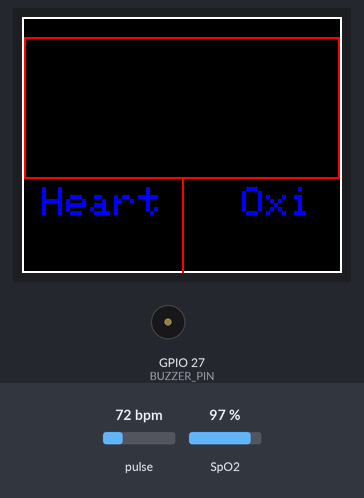
The program below on a simulated ESP32. Shown: 160×128 colour display, buzzer (waves = sounding). The test bench sets the inputs (shaded band); at power-on: pulse 72 bpm, SpO2 97 %. What the program prints to the serial monitor is not drawn.

Above: at 1.3 s.
1.4 s: pulse set to 130 bpm
At 2.09 s:
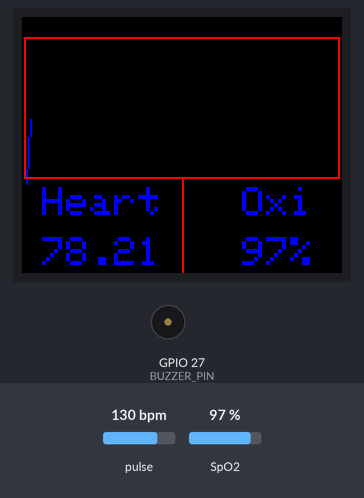
3.3 s: pulse set to 100 bpm
At 5.4 s:
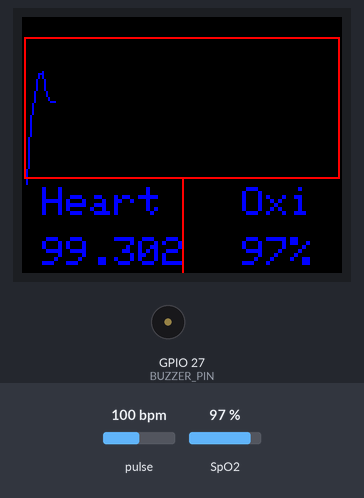
6.3 s: pulse set to 53 bpm
At 9.1 s:
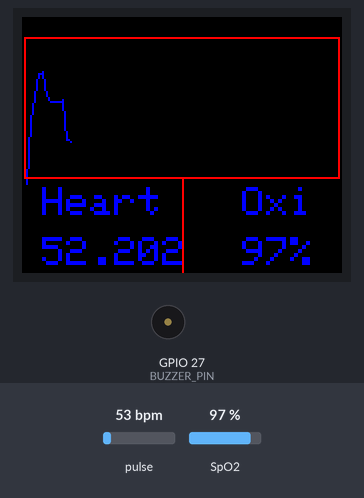
9.3 s: pulse set to 50 bpm
At 10.3 s:
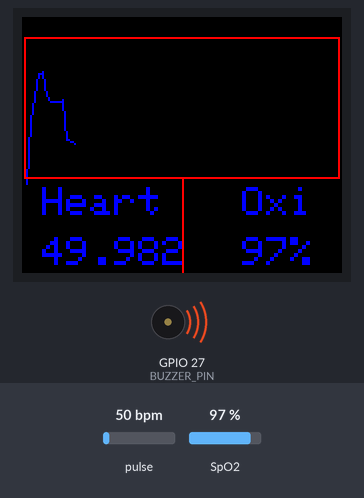
12.3 s: SpO2 set to 80 %
At 14.2 s:
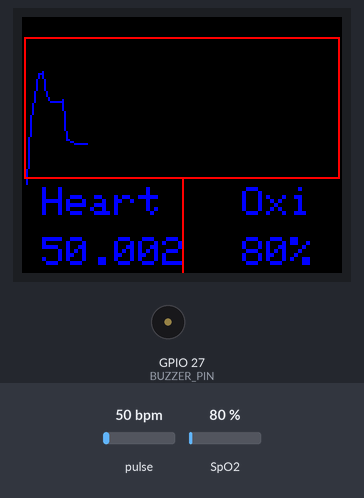
Timing chart, 0 to 16.3 s (numbered marks = the images above; inputs shaded):
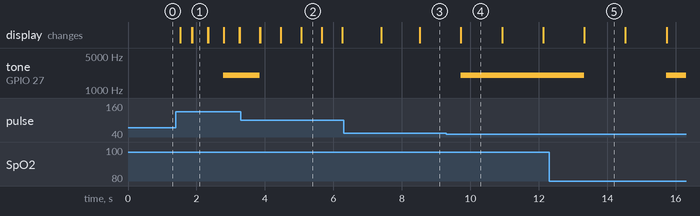

Measured:
- the behaviour switches between 51 and 50 bpm on pulse (found by bisection; images 3 and 4)
- after the input at 1.4 s, tone on GPIO 27 (BUZZER_PIN): silent → 2000 Hz after 1.4 s
- after the input at 3.3 s, tone on GPIO 27 (BUZZER_PIN): 2000 Hz → silent after 0.55 s
- after the input at 9.3 s, tone on GPIO 27 (BUZZER_PIN): silent → 2000 Hz after 0.42 s
- what the display in image 1 shows lasts 0.4 s, from 1.9 s to 2.3 s
- what the display in image 2 shows lasts 0.6 s, from 5.1 s to 5.7 s

The program:

main.cpp
```cpp
#include <Arduino.h>
#include <TFT_eSPI.h>
#include <SPI.h>
#include <math.h>
#include "Kalman.h"
#include "MAX30100_PulseOximeter.h"

#define REPORTING_PERIOD_MS     1
#define REFESHING_PERIOD_MS     10
#define BUZZER_PIN              27
#define BUZZER_CHANEL           0
#define BUZZER_FREQ             2000
#define BUZZER_RESOLUTION       8
#define AVG_HEART_RATE          (75.0)
#define GRAPH_CLEAR_TIME        1500

Kalman bpmKalman;// Khởi tạo bộ lọc Kalman
TFT_eSPI tft = TFT_eSPI();  // Khởi tạo đối tượng TFT
PulseOximeter pox;// Khởi tạo MAX30100

//Các biến
uint32_t tsLastReport = 0;
uint32_t lastTFTRefesh = 0;
unsigned long lastUpdate = 0;
float heartRate;
uint8_t oxi;
int graphX = 2;
const int graphBottom = 75;
const int graphHeight = 15;
const int graphLeft = 2;
const int graphRight = 158;
float lastHeartRate = 0;

bool beatDetectedflag = false;// cờ đánh dấu nhận được nhịp tim
bool isClearedFlag = false;// cờ đánh dấu đã clear màn hình

void drawAxis();
void drawGraph();
void clearGraph();

void onBeatDetected(){
  if (millis() - tsLastReport > REPORTING_PERIOD_MS && pox.getSpO2() != 0)
  {
    //Cập nhật thời gian
    unsigned long now = millis();
    float dt = (now - lastUpdate) / 1000.0f;

    // Đọc giá trị O2 cảm biến
    oxi = pox.getSpO2();
    // Dùng bộ lọc Kalman Filter cho giá trị nhịp tim
    heartRate = bpmKalman.getAngle(pox.getHeartRate(), 0.0, dt);

    if(heartRate >= 110 || heartRate <= 50)// Kiểm tra nhịp tim
    {
      ledcWrite(BUZZER_CHANEL, 128);// Bật còi
    }
    else
    {
      ledcWrite(BUZZER_CHANEL, 0);// Tắt còi
    }
    tsLastReport = millis();
    beatDetectedflag = true;// bật cờ phát hiện nhịp tim
  }
}

void setup() {
  Serial.begin(115200);

  tft.setRotation(1);//Set góc quay 90 độ
  tft.init(); //khoi tao tft
  tft.fillScreen(TFT_BLACK); // Setup màu nền
  tft.drawRect(0, 0, 160, 128, TFT_WHITE);

  bpmKalman.setAngle(AVG_HEART_RATE);//Setup bộ lọc Kalman Filter

  Serial.print("Initializing pulse oximeter..");
  if (!pox.begin()) {
      Serial.println("FAILED");
      for(;;);
  } else {
      Serial.println("SUCCESS");
  }
  pox.setIRLedCurrent(MAX30100_LED_CURR_11MA); // Setup dòng điện cho cảm biến
  pox.setOnBeatDetectedCallback(onBeatDetected);// Gọi hàm onBeatDetected mỗi khi cảm biến nhận được nhịp tim

  //Set up còi
  ledcSetup(BUZZER_CHANEL, BUZZER_FREQ, BUZZER_RESOLUTION);
  ledcAttachPin(BUZZER_PIN, BUZZER_CHANEL);
}

void loop() {
  pox.update();//update cảm biến
  drawAxis();// vẽ khung đồ thị
  if(beatDetectedflag)
  {
    drawGraph();
    beatDetectedflag = false;
  }
  else if(millis() - tsLastReport > GRAPH_CLEAR_TIME)
  {
    clearGraph();
    graphX = 2;
  }
}

//Hàm vẽ khung đồ thị
void drawAxis(){
  if(millis() - lastTFTRefesh > REFESHING_PERIOD_MS)
  {
    tft.drawLine(1, 80, 158, 80, TFT_RED);
    tft.drawLine(1, 10, 1, 80, TFT_RED);
    tft.drawLine(158, 10, 158, 80,TFT_RED);
    tft.drawLine(1, 10, 158, 10,TFT_RED);
    tft.setTextColor(TFT_BLUE, TFT_BLACK);
    tft.setTextSize(2);
    tft.drawString("Heart", 10, 85);
    tft.drawString("Oxi", 110, 85);
    tft.drawLine(80, 80, 80, 128, TFT_RED);
    lastTFTRefesh = millis();
  }
}

void drawGraph(){
  isClearedFlag = false;

  int constrainedHR = constrain(heartRate, 20, 160);
  int y = map(constrainedHR, 20, 160, graphBottom, graphHeight);// Tính tọa độ y hiện tại
  int lastY = map(lastHeartRate, 20, 160, graphBottom, graphHeight);// tính tọa độ y trước đó
  tft.drawLine(graphX , lastY, graphX + 2, y, TFT_BLUE);// nối y trước đó với y hiện tại
  tft.setTextColor(TFT_BLUE, TFT_BLACK);
  tft.setTextSize(2);
  tft.drawString(String(heartRate), 10, 110);
  tft.drawString(String(oxi) + "%", 110, 110);
  lastHeartRate = heartRate;

  graphX += 2;
  if (graphX > graphRight)
  {
    graphX = graphLeft + 1;
    clearGraph();
  }
}

void clearGraph(){
  if(isClearedFlag)
  {
    return;
  }
  ledcWrite(BUZZER_CHANEL, 0);
  tft.fillScreen(TFT_BLACK);
  tft.drawRect(0, 0, 160, 128, TFT_BLACK);
  isClearedFlag = true;
}
```

Kalman.cpp
```cpp
// (licence header left out)
#include "Kalman.h"

Kalman::Kalman() {
    /* We will set the variables like so, these can also be tuned by the user */
    Q_angle = 0.001f;
    Q_bias = 0.003f;
    R_measure = 0.03f;

    angle = 0.0f; // Reset the angle
    bias = 0.0f; // Reset bias

    P[0][0] = 0.0f; // Since we assume that the bias is 0 and we know the starting angle (use setAngle), the error covariance matrix is set like so - see: http://en.wikipedia.org/wiki/Kalman_filter#Example_application.2C_technical
    P[0][1] = 0.0f;
    P[1][0] = 0.0f;
    P[1][1] = 0.0f;
};

// The angle should be in degrees and the rate should be in degrees per second and the delta time in seconds
float Kalman::getAngle(float newAngle, float newRate, float dt) {
    // KasBot V2  -  Kalman filter module - http://www.x-firm.com/?page_id=145
    // Modified by Kristian Lauszus
    // See my blog post for more information: http://blog.tkjelectronics.dk/2012/09/a-practical-approach-to-kalman-filter-and-how-to-implement-it

    // Discrete Kalman filter time update equations - Time Update ("Predict")
    // Update xhat - Project the state ahead
    /* Step 1 */
    rate = newRate - bias;
    angle += dt * rate;

    // Update estimation error covariance - Project the error covariance ahead
    /* Step 2 */
    P[0][0] += dt * (dt*P[1][1] - P[0][1] - P[1][0] + Q_angle);
    P[0][1] -= dt * P[1][1];
    P[1][0] -= dt * P[1][1];
    P[1][1] += Q_bias * dt;

    // Discrete Kalman filter measurement update equations - Measurement Update ("Correct")
    // Calculate Kalman gain - Compute the Kalman gain
    /* Step 4 */
    float S = P[0][0] + R_measure; // Estimate error
    /* Step 5 */
    float K[2]; // Kalman gain - This is a 2x1 vector
    K[0] = P[0][0] / S;
    K[1] = P[1][0] / S;

    // Calculate angle and bias - Update estimate with measurement zk (newAngle)
    /* Step 3 */
    float y = newAngle - angle; // Angle difference
    /* Step 6 */
    angle += K[0] * y;
    bias += K[1] * y;

    // Calculate estimation error covariance - Update the error covariance
    /* Step 7 */
    float P00_temp = P[0][0];
    float P01_temp = P[0][1];

    P[0][0] -= K[0] * P00_temp;
    P[0][1] -= K[0] * P01_temp;
    P[1][0] -= K[1] * P00_temp;
    P[1][1] -= K[1] * P01_temp;

    return angle;
};

void Kalman::setAngle(float angle) { this->angle = angle; }; // Used to set angle, this should be set as the starting angle
float Kalman::getRate() { return this->rate; }; // Return the unbiased rate

/* These are used to tune the Kalman filter */
void Kalman::setQangle(float Q_angle) { this->Q_angle = Q_angle; };
void Kalman::setQbias(float Q_bias) { this->Q_bias = Q_bias; };
void Kalman::setRmeasure(float R_measure) { this->R_measure = R_measure; };

float Kalman::getQangle() { return this->Q_angle; };
float Kalman::getQbias() { return this->Q_bias; };
float Kalman::getRmeasure() { return this->R_measure; };
```

Kalman.h
```cpp
// (licence header left out)
#ifndef _Kalman_h_
#define _Kalman_h_

class Kalman {
public:
    Kalman();

    // The angle should be in degrees and the rate should be in degrees per second and the delta time in seconds
    float getAngle(float newAngle, float newRate, float dt);

    void setAngle(float angle); // Used to set angle, this should be set as the starting angle
    float getRate(); // Return the unbiased rate

    /* These are used to tune the Kalman filter */
    void setQangle(float Q_angle);
    /**
     * setQbias(float Q_bias)
     * Default value (0.003f) is in Kalman.cpp.
     * Raise this to follow input more closely,
     * lower this to smooth result of kalman filter.
     */
    void setQbias(float Q_bias);
    void setRmeasure(float R_measure);

    float getQangle();
    float getQbias();
    float getRmeasure();

private:
    /* Kalman filter variables */
    float Q_angle; // Process noise variance for the accelerometer
    float Q_bias; // Process noise variance for the gyro bias
    float R_measure; // Measurement noise variance - this is actually the variance of the measurement noise

    float angle; // The angle calculated by the Kalman filter - part of the 2x1 state vector
    float bias; // The gyro bias calculated by the Kalman filter - part of the 2x1 state vector
    float rate; // Unbiased rate calculated from the rate and the calculated bias - you have to call getAngle to update the rate

    float P[2][2]; // Error covariance matrix - This is a 2x2 matrix
};

#endif
```
